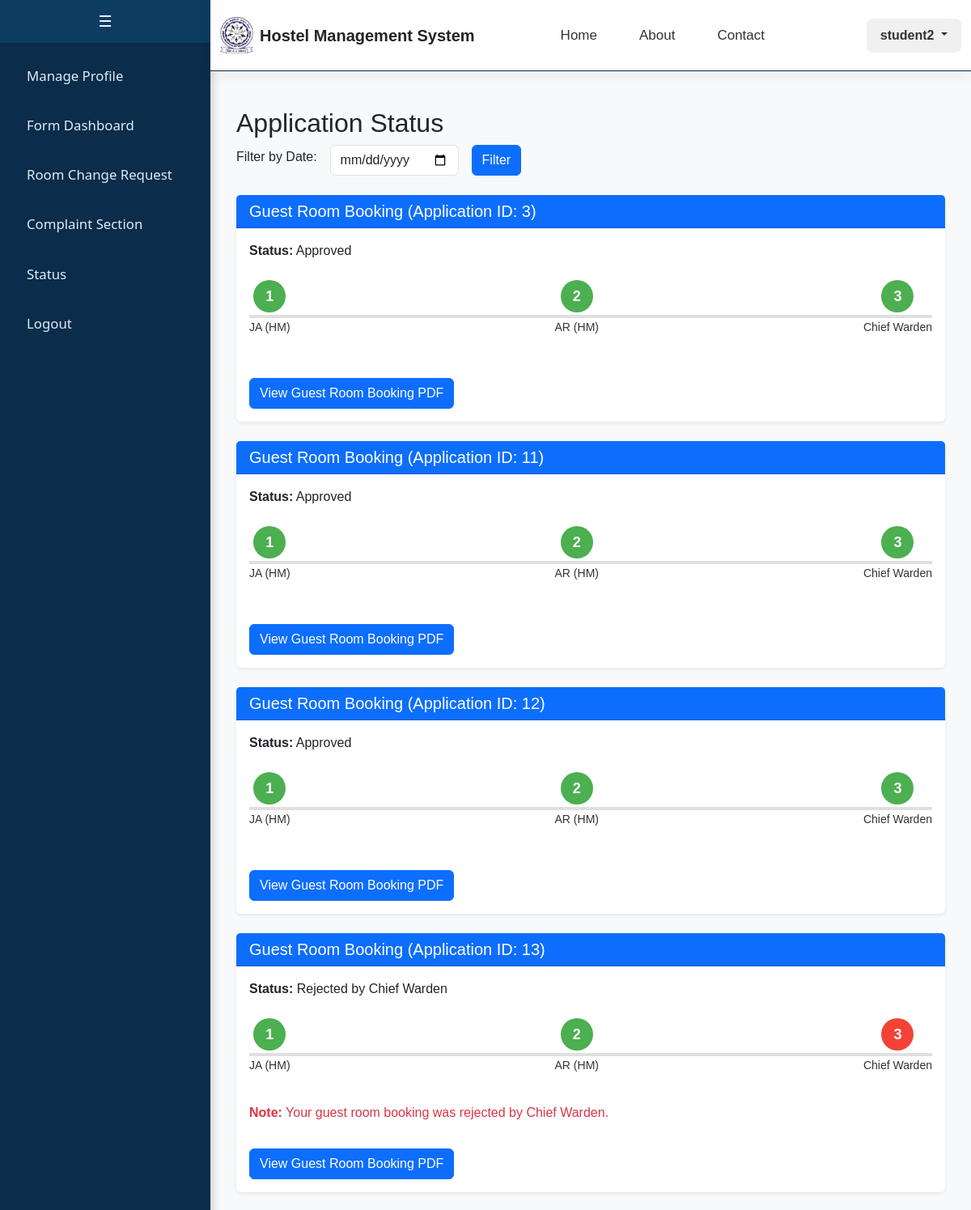
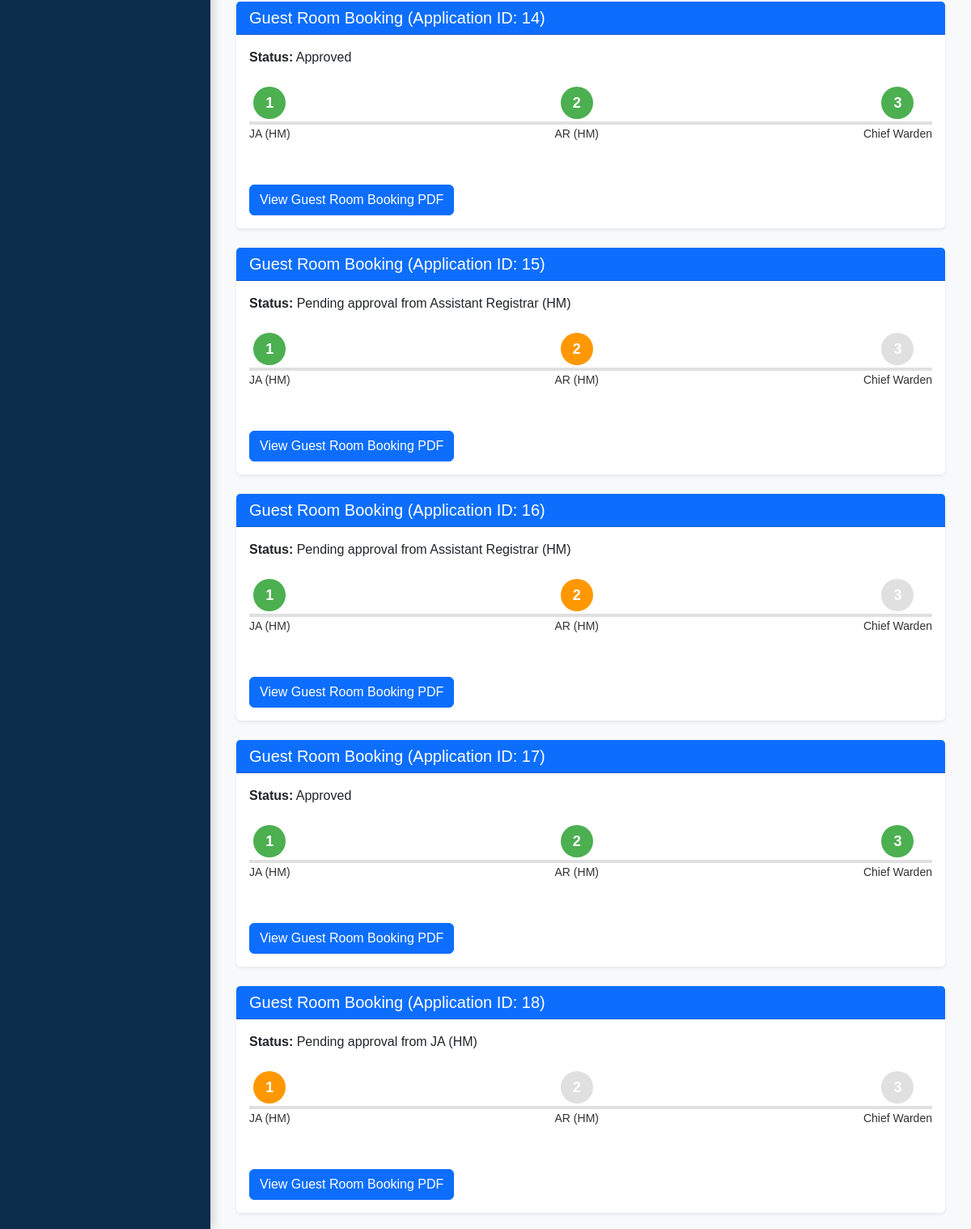
The app's page /student/status (signed in) with its own data (2 pictures, top to bottom).
### app/models.py (models this page shows)
class GuestRoomBooking(db.Model):
    __tablename__ = 'guest_room_booking'
    id = db.Column(db.Integer, primary_key=True, autoincrement=True)
    applicant_id = db.Column(db.Integer, db.ForeignKey('custom_user.id', ondelete='CASCADE'), nullable=False)
    room_no = db.Column(db.String(20), db.ForeignKey('room.room_no', ondelete='SET NULL'))  # Add this field
    total_guests = db.Column(db.Integer, nullable=False)
    guests_male = db.Column(db.Integer, nullable=False)
    guests_female = db.Column(db.Integer, nullable=False)
    guest_names = db.Column(db.Text, nullable=False)
    relation_with_applicant = db.Column(db.Text, nullable=False)
    guest_address = db.Column(db.Text, nullable=False)
    guest_contact = db.Column(db.Text, nullable=False)
    guest_email = db.Column(db.Text)
    purpose_of_visit = db.Column(db.Text, nullable=False)
    room_category = db.Column(db.Text, nullable=False)
    date_arrival = db.Column(db.Date, nullable=False)
    time_arrival = db.Column(db.Time, nullable=False)
    date_departure = db.Column(db.Date, nullable=False)
    time_departure = db.Column(db.Time, nullable=False)
    accommodation_by = db.Column(db.Text, nullable=False)
    remarks = db.Column(db.Text)
    status = db.Column(db.Text, nullable=False, default='Pending')
    hostel_no = db.Column(db.String(20), db.ForeignKey('hostel.hostel_no', ondelete='CASCADE'))
    created_at = db.Column(db.DateTime, default=db.func.current_timestamp())
    applicant = db.relationship('CustomUser', backref=db.backref('guest_room_bookings', cascade='all, delete-orphan'))
    hostel = db.relationship('Hostel', backref=db.backref('guest_room_bookings', cascade='all, delete-orphan'))
    room = db.relationship('Room', backref=db.backref('guest_room_bookings', cascade='all, delete-orphan'))  # Add this relationship

### app/student.py (the view)
@student_bp.route("/student/status", methods=["GET", "POST"])
def status():
    if 'user_id' not in session or session.get('user_role') != 'student':
        return redirect(url_for('auth.login'))
    user_id = session['user_id']
    filter_date = request.form.get('filter_date')  # Get the date from the form
    if filter_date:
        try:
            filter_date_obj = datetime.strptime(filter_date, '%Y-%m-%d').date()
        except ValueError:
            flash("Invalid date format. Please use YYYY-MM-DD.", "danger")
            return redirect(url_for('student.status'))
        guest_room_bookings = GuestRoomBooking.query.filter_by(applicant_id=user_id).filter(
            func.date(GuestRoomBooking.created_at) == filter_date_obj
        ).all()
    else:
        guest_room_bookings = GuestRoomBooking.query.filter_by(applicant_id=user_id).all()
    internship_application = InternshipApplication.query.filter_by(id=user_id).first()
    return render_template(
        "student/status.html",
        internship_application=internship_application,
        guest_room_bookings=guest_room_bookings,
        filter_date=filter_date
    )

### templates/student/status.html (shortened to what this page needs)
{% extends "student/base.html" %}
{% block content %}
<div class="container mt-4">
    <h2>Application Status</h2>
    <form method="POST" action="{{ url_for('student.status') }}" class="mb-4">
        <div class="row g-3 align-items-center">
            <div class="col-auto">
                <label for="filter_date" class="form-label">Filter by Date:</label>
            </div>
            <div class="col-auto">
                <input type="date" id="filter_date" name="filter_date" class="form-control" value="{{ filter_date }}">
            </div>
            <div class="col-auto">
                <button type="submit" class="btn btn-primary">Filter</button>
            </div>
        </div>
    </form>
    {% if guest_room_bookings %}
        {% for booking in guest_room_bookings %}
        <div class="card shadow-sm border-0 mt-4">
            <div class="card-header bg-primary text-white">
                <h5 class="mb-0">Guest Room Booking (Application ID: {{ booking.id }})</h5>
            </div>
            <div class="card-body">
                <p><strong>Status:</strong> {{ booking.status }}</p>
                <div class="stepper d-flex justify-content-between align-items-center mt-4">
                    <div class="step
                        {% if booking.status == 'Rejected by JA (HM)' %}
                            rejected
                        {% elif 'Pending approval from JA (HM)' in booking.status %}
                            pending
                        {% else %}
                            completed
                        {% endif %}">
                        <div class="circle">1</div>
                        <p class="text-center mt-2">JA (HM)</p>
                    </div>
                    <div class="step
                        {% if booking.status == 'Rejected by Assistant Registrar (HM)' %}
                            rejected
                        {% elif 'Pending approval from Assistant Registrar (HM)' in booking.status %}
                            pending
                        {% elif booking.status in ['Approved', 'Rejected by Chief Warden'] %}
                            completed
                        {% elif 'Rejected' in booking.status %}
                            normal
                        {% elif 'Pending approval from JA (HM)' in booking.status %}
                            normal
                        {% else %}
                            completed
                        {% endif %}">
                        <div class="circle">2</div>
                        <p class="text-center mt-2">AR (HM)</p>
                    </div>
                    <div class="step
                        {% if booking.status == 'Rejected by Chief Warden' %}
                            rejected
                        {% elif booking.status == 'Approved' %}
                            completed
                        {% elif 'Pending approval from Chief Warden' in booking.status %}
                            pending
                        {% elif 'Rejected' in booking.status %}
                            normal
                        {% else %}
                            normal
                        {% endif %}">
                        <div class="circle">3</div>
                        <p class="text-center mt-2">Chief Warden</p>
                    </div>
                </div>
                {% if 'Rejected' in booking.status %}
                <p class="text-danger mt-3">
                    <strong>Note:</strong> Your guest room booking was rejected by
                    {% if booking.status == 'Rejected by JA (HM)' %}
                        JA (HM).
                    {% elif booking.status == 'Rejected by Assistant Registrar (HM)' %}
                        Assistant Registrar (HM).
                    {% elif booking.status == 'Rejected by Chief Warden' %}
                        Chief Warden.
                    {% endif %}
                </p>
                {% endif %}
                <button class="btn btn-primary mt-3" onclick="viewPDF('{{ booking.id }}')">View Guest Room Booking PDF</button>
            </div>
        </div>
        {% endfor %}
    {% else %}
        <p>No guest room booking applications found.</p>
    {% endif %}
</div>
{% endblock %}

### templates/student/base.html (shortened to what this page needs)
<!DOCTYPE html>
<html lang="en">
<head>
    <link href="https://cdn.jsdelivr.net/npm/bootstrap@5.3.0-alpha3/dist/css/bootstrap.min.css" rel="stylesheet">
</head>
<body>
    {% include 'student/sidebar.html' %}
    <div class="header-content">
        {% include 'includes/header.html' %}
    </div>
    <div class="main-content">
        {% block content %}{% endblock %}
    </div>
</body>
</html>

### templates/student/sidebar.html (shortened to what this page needs)
<div class="sidebar" id="sidebar">
    <button class="toggle-btn" onclick="toggleSidebar()">☰</button>
    <div class="sidebar-content">
        <a href="/student"><span>Manage Profile</span></a>
        <a href="{{ url_for('student.form_dashboard') }}"><span>Form Dashboard</span></a>
        <a href="/student/room_change"><span>Room Change Request</span></a>
        <a href="/student/complaint"><span>Complaint Section</span></a>
        <a href="{{ url_for('student.status_dashboard') }}"><span>Status</span></a>
        <a href="/logout"><span>Logout</span></a>
    </div>
</div>

### templates/includes/header.html (shortened to what this page needs)
<div class="ezy__nav4 glass">
    <nav class="navbar navbar-expand-lg py-3">
        <div class="container">
            <a class="navbar-brand d-flex align-items-center gap-2" href="/">
                <img src="{{ url_for('static', filename='logo.jpg') }}" alt="Logo" class="logo-img">
                <span class="fw-bold fs-5 text-dark">Hostel Management System</span>
            </a>
            <div class="collapse navbar-collapse justify-content-between" id="ezy_nav4-navbar-text">
				<ul class="navbar-nav me-auto d-flex justify-content-center gap-3" style="margin-left: 4.5rem;">
					<li class="nav-item"><a class="nav-link nav-hover" href="/">Home</a></li>
					<li class="nav-item"><a class="nav-link nav-hover" href="/about">About</a></li>
					<li class="nav-item"><a class="nav-link nav-hover" href="/contact">Contact</a></li>
				</ul>
				{% if session['user_role'] %}
				<div class="dropdown">
				<button class="btn user-dropdown-btn dropdown-toggle" type="button" id="userDropdown"
					data-bs-toggle="dropdown" aria-expanded="false">
					{{ session['user_name'] }}
				</button>
				</div>
				{% else %}
				<a href="/login" class="btn custom-login-btn ms-lg-3">Login</a>
				{% endif %}
			</div>
        </div>
    </nav>
</div>

### templates/student/base.html (style rules this page uses)
body { margin: 0; font-family: Arial, sans-serif; }
.main-content { margin-left: 260px; padding: 20px; background-color: #0b2c4a; min-height: 100vh; }
.header-content { margin-left: 260px; background-color: #0b2c4a; }
.navbar { border-bottom: 1px solid #0b2c4a; }

### templates/student/sidebar.html (style rules this page uses)
.sidebar { width: 260px; background-color: #0b2c4a; color: #ffffff; position: fixed; height: 100%; display: flex; flex-direction: column; padding: 0; box-shadow: 4px 0 10px rgba(0, 0, 0, 0.15); font-family: 'Segoe UI', sans-serif; overflow: hidden; transition: width 0.3s ease; z-index: 10; }
.toggle-btn { background-color: #0d3c63; color: #ffffff; border: none; padding: 12px; cursor: pointer; font-size: 1.2rem; width: 100%; transition: background-color 0.3s ease; }
.sidebar-content { overflow-y: auto; width: 100%; flex-grow: 1; display: flex; flex-direction: column; align-items: stretch; padding-top: 10px; }
.sidebar a { text-decoration: none; font-size: 1.05rem; color: #e1ecf4; margin: 6px auto; padding: 12px 20px; width: 90%; border-radius: 8px; display: flex; justify-content: center; transition: background-color 0.3s ease, transform 0.2s ease; }
.sidebar a span { flex-grow: 1; text-align: left; }
.main-content { margin-left: 260px; padding: 20px; background-color: #f8f9fa; min-height: 100vh; transition: margin-left 0.3s ease; }
.header-content { margin-left: 260px; background-color: #f8f9fa; transition: margin-left 0.3s ease; }

### templates/includes/header.html (style rules this page uses)
.ezy__nav4.glass { backdrop-filter: blur(12px); background: rgba(255, 255, 255, 0.85); border-bottom: 1px solid rgba(200, 200, 200, 0.4); box-shadow: 0 4px 16px rgba(0, 0, 0, 0.06); position: sticky; top: 0; z-index: 1000; transition: background 0.3s ease; }
.ezy__nav4 .navbar-brand img.logo-img { height: 45px; width: auto; }
.navbar-brand span { font-size: 18px; }
.navbar-nav { flex-direction: row; align-items: center; }
.navbar-nav .nav-item { margin: 0 10px; }
.navbar-nav .nav-link { font-weight: 500; font-size: 17px; padding: 10px 16px; color: #333; transition: all 0.2s ease; }
.user-dropdown-btn { background-color: #f0f0f0; color: #333; font-weight: 600; padding: 8px 16px; border-radius: 8px; transition: all 0.2s ease; }

### templates/student/status.html (style rules this page uses)
.stepper { display: flex; justify-content: space-between; align-items: center; position: relative; margin: 20px 0; }
.stepper::before { content: ''; position: absolute; top: 50%; left: 0; right: 0; height: 4px; background-color: #e0e0e0; z-index: 0; }
.step { position: relative; z-index: 1; text-align: center; }
.step .circle { width: 40px; height: 40px; border-radius: 50%; background-color: #e0e0e0; color: #fff; display: flex; align-items: center; justify-content: center; font-weight: bold; font-size: 18px; margin: 0 auto; }
.step.completed .circle { background-color: #4caf50; }
.step.rejected .circle { background-color: #f44336; }
.step.pending .circle { background-color: #ff9800; }
.step.normal .circle { background-color: #e0e0e0; }
.step p { margin-top: 10px; font-size: 14px; color: #333; }

### records on screen
GuestRoomBooking: id "3", status "Approved"
GuestRoomBooking: id "11", status "Approved"
GuestRoomBooking: id "12", status "Approved"
GuestRoomBooking: id "13", status "Rejected by Chief Warden", shows "Note:", shows "Chief Warden."
GuestRoomBooking: id "14", status "Approved"
GuestRoomBooking: id "15", status "Pending approval from Assistant Registrar (HM)"
GuestRoomBooking: id "16", status "Pending approval from Assistant Registrar (HM)"
GuestRoomBooking: id "17", status "Approved"
GuestRoomBooking: id "18", status "Pending approval from JA (HM)"

### other values on screen
{{ session['user_name'] }} "student2"
